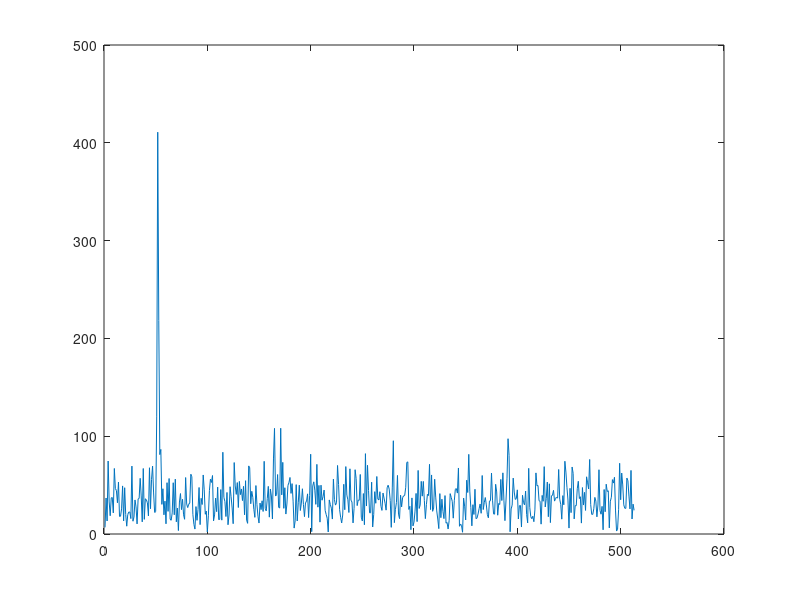

Write MATLAB code to recreate this figure.
clear all;
close all;

%% Define parameters

F_s = 10^6;
T = 1/F_s;

f_0 = 10^5;
omega_0 = 2*pi*f_0;
phi = pi/8;
A = 1;

SNR_decibel = -10;
SNR = db2mag(SNR_decibel);
sigma_square = A^2/2*SNR;
sigma = sqrt(A^2./(2*SNR));


N = 513;
P = N*(N-1)/2;
Q = N*(N-1)*(2*N-1)/6;
n_0 = -P/N;
t = 0:T:T*(N-1);
k = [10,12,14,16,18,20];

%% Define signal

x = A* exp(1i*(omega_0*t + phi)) + normrnd(0,sigma,1,N) + 1i*normrnd(0,sigma,1,N);

%% Find CRLB
CRLB_freq = 12*sigma_square / A^2*T^2*N*(N^2-1);
CRLB_phase = 12*sigma_square*(n_0^2*N+2*n_0*P+Q) / (A^2*N^2*(N^2-1));

%% Fourier transform of x
M = size(x,2);
Y = fft(x,M);
[val, m_star] = max(Y);

%% Find omega_hat
omega_hat = (2*pi*m_star) / (M*T);

%% Find phi_hat
phi_hat = angle(exp(-1i*omega_hat*n_0*T) * val);

%% Plot

plot(abs(Y));
